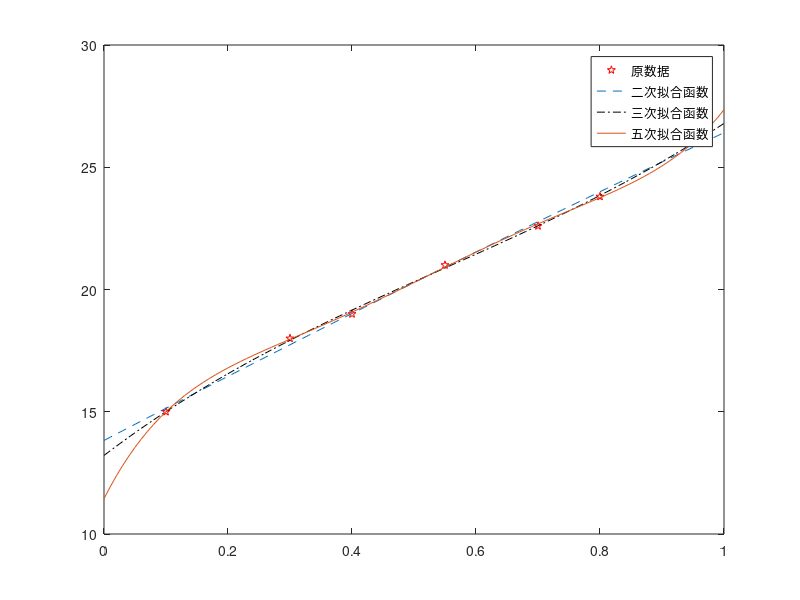

MATLAB code to generate this figure:
clc;clf;
x=[0.1,0.3,0.4,0.55,0.7,0.8,0.95];
y=[15,18,19,21,22.6,23.8,26];
p2=polyfit(x,y,2);
p3=polyfit(x,y,3);
p5=polyfit(x,y,5);
x1=0:0.01:1;
y2=polyval(p2,x1); 
y3=polyval(p3,x1);
y5=polyval(p5,x1);
plot(x,y,'rp',x1,y2,'--',x1,y3,'k-.',x1,y5);
legend('原数据','二次拟合函数','三次拟合函数','五次拟合函数');